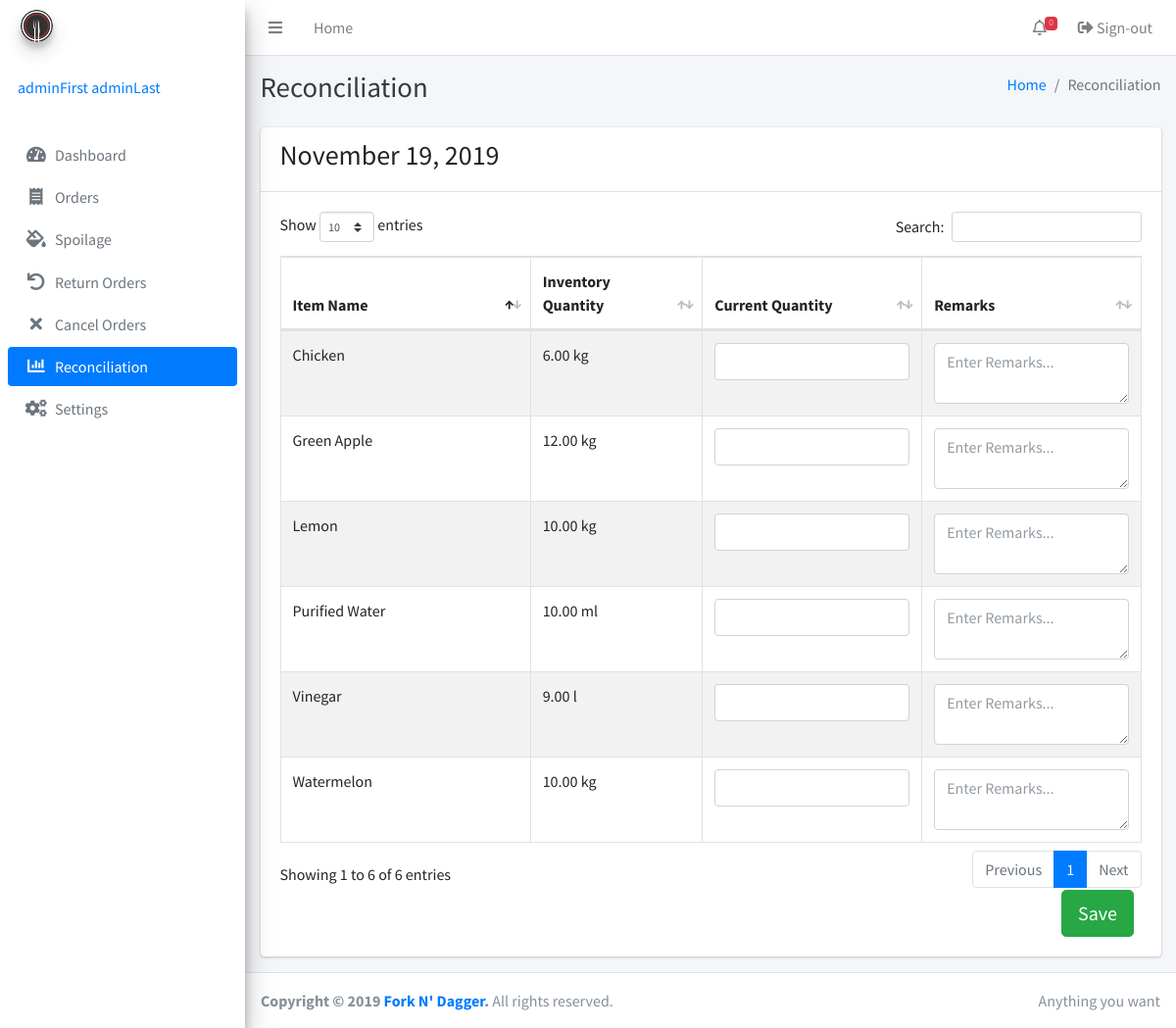
The page /reconciliation.php (signed in) on the database as committed earlier.
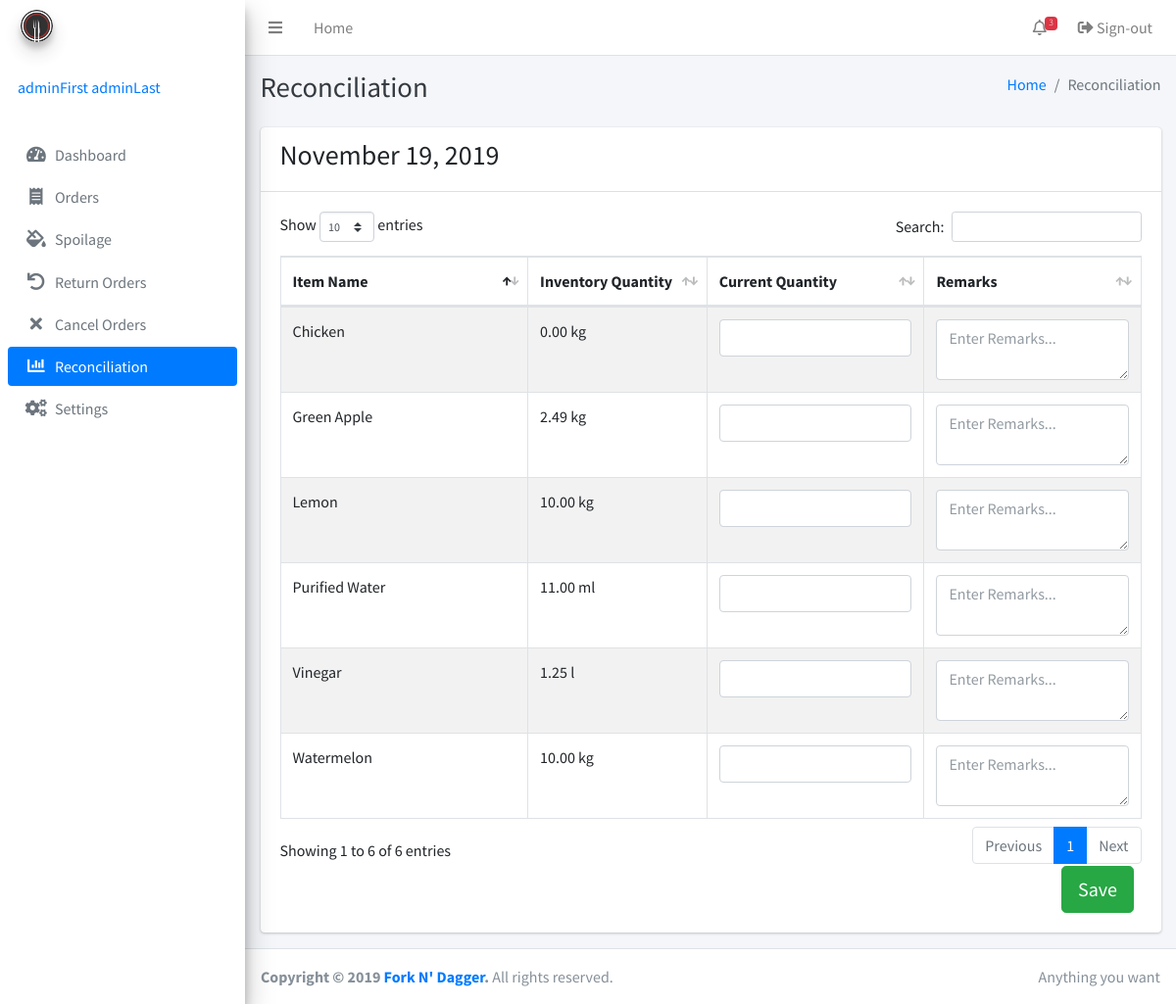
The same page on the database as committed later.
### tables this page shows
CREATE TABLE IF NOT EXISTS `inventory` (
  `id` bigint(255) NOT NULL AUTO_INCREMENT,
  `itemname` varchar(255) NOT NULL,
  `description` varchar(255) NOT NULL,
  `quantity` decimal(65,2) UNSIGNED NOT NULL,
  `lowquantity` decimal(65,2) DEFAULT NULL,
  `categoryID` int(255) DEFAULT NULL,
  `unitID` int(255) DEFAULT NULL,
  `timestamp` timestamp(6) NOT NULL,
  `adminID` int(255) NOT NULL,
  PRIMARY KEY (`id`)
);

CREATE TABLE IF NOT EXISTS `uom` (
  `id` bigint(255) NOT NULL AUTO_INCREMENT,
  `uomname` varchar(255) NOT NULL,
  PRIMARY KEY (`id`),
  UNIQUE KEY `name` (`uomname`)
);

### inc/session.php (called while the page is built, shortened)
<?php
	include 'inc/conn.php';;
	if(isset($_SESSION['admin'])){
		$query = $conn -> prepare("SELECT * FROM admins WHERE id = ? ");
		$query -> bind_param("s", $variable);
		$query -> execute();
		$result = $query->get_result();
		$user = mysqli_fetch_assoc($result);
		$role = $user['role'];
	}
	else{
		header('location: home.php');
		exit();
	}
?>

### reconciliation.php (the view, shortened to what the changed rows need)
<?php include 'inc/session.php'; ?>
<?php include 'inc/header.php'; ?>
<body class="hold-transition sidebar-mini">
<div class="wrapper">
<?php
include 'inc/navbar.php'; ?>
  <div class="content-wrapper">
    <div class="content-header">
      <div class="container-fluid">
        <div class="row mb-2">
          <div class="col-sm-6">
            <h1 class="m-0 text-dark">Reconciliation</h1>
          </div>
        </div>
      </div>
    </div>
    <div class="content">
      <div class="container-fluid">
        <?php if ($role == 'Super User'): ?>
        <div class="row">
          <div class="col-12">
                        <div class="card card-primary card-outline card-outline-tabs">
              <div class="card-header p-0 border-bottom-0">
                <ul class="nav nav-tabs" id="custom-tabs-three-tab" role="tablist">
                  <li class="nav-item">
                    <a class="nav-link active" id="custom-tabs-three-home-tab" data-toggle="pill" href="#custom-tabs-three-home" role="tab" aria-controls="custom-tabs-three-home" aria-selected="true">Today</a>
                  </li>
                  <li class="nav-item">
                    <a class="nav-link" id="custom-tabs-three-profile-tab" data-toggle="pill" href="#custom-tabs-three-profile" role="tab" aria-controls="custom-tabs-three-profile" aria-selected="false">History</a>
                  </li>
                </ul>
              </div>
              <div class="card-body">
                <div class="tab-content" id="custom-tabs-three-tabContent">
                  <div class="tab-pane fade show active" id="custom-tabs-three-home" role="tabpanel" aria-labelledby="custom-tabs-three-home-tab">
                    <form role="form" action="reconciliation.php" method="POST">
                    <table class="table table-bordered table-striped display">
                    <thead>
                    <tr>
                      <th width="120">Item Name</th>
                      <th width="20">Inventory Quantity</th>
                      <th width="100">Current Quantity</th>
                      <th width="100">Remarks</th>
                    </tr>
                    </thead>
                    <tbody>
                    <?php
                    $result3 = mysqli_query($conn, "SELECT * FROM inventory join uom on inventory.unitID = uom.id");
                    while ($row = mysqli_fetch_array($result3)) {
                          ?>
                    <tr>
                      <td><input type="hidden" name="inventoryID[]" value="<?php echo $row['id'];?>"><?php echo ucwords($row['itemname']);?></td>
                      <td><?php echo $row['quantity'];?> <?php echo $row['uomname'];?></td>
                      <td><input type="number" step="0.01" class="form-control" name="quantity[]"></td>
                      <td><textarea class="form-control" rows="2" placeholder="Enter Remarks..." name="remarks[]"></textarea></td>
                    </tr>
                    <?php   } ?>
                    </tbody>
                  </table>
                  <div class="col-12 text-right">
                    <button type="button" class="btn btn-success btn-lg" data-toggle="modal" data-target="#recon">Save</button>
                  </div>
                  </div>
                  <div class="tab-pane fade" id="custom-tabs-three-profile" role="tabpanel" aria-labelledby="custom-tabs-three-profile-tab">
                     <table class="table table-bordered table-striped display">
                    <thead>
                    <tr>
                      <th width="120">Date</th>
                      <th width="120">Last Updated</th>
                      <th width="120">Updated By</th>
                      <th width="100">Action</th>
                    </tr>
                    </thead>
                    <tbody>
                    <?php
                    $result3 = mysqli_query($conn, "SELECT *, reconciliation.id as reconID FROM reconciliation join admins on reconciliation.adminID = admins.id group by date order by date");
                    while ($row = mysqli_fetch_array($result3)) {
                          ?>
                    <tr>
                      <td><?php echo date("F d, Y", strtotime($row['date']));?></td>
                      <td><?php echo date("F d, Y H:i", strtotime($row['timestamp']));?></td>
                      <td><?php echo ucfirst($row['lastname']);?>, <?php echo ucfirst($row['firstname']);?></td>
                      <td><a data-toggle="modal" data-target='#view<?php echo $row['reconID']; ?>' class="btn btn-info btn-sm m-0">View</a></td>
                  </tr>
                  <div class="modal fade" id="view<?php echo $row['reconID']; ?>">
                    <div class="modal-dialog">
                      <div class="modal-content">
                        <div class="modal-header">
                          <h4 class="modal-title"><?php echo date("F d, Y", strtotime($row['date']));?></h4>
                          <button type="button" class="close" data-dismiss="modal" aria-label="Close">
                            <span aria-hidden="true">&times;</span>
                          </button>
                        </div>
                        <div class="modal-body">
                            <div class="card-body">
                              <dl>
                                <?php
                                  $result4 = mysqli_query($conn, "SELECT * FROM reconciliation join inventory on reconciliation.inventoryID = inventory.id join uom on inventory.unitID = uom.id where reconciliation.date = '".$row['date']."'");
                                  while ($row1 = mysqli_fetch_array($result4)) { ?>
                                <dt><?php echo ucwords($row1['itemname']);?></dt>
                                <dd>Counted: <?php echo $row1['current'];?> <?php echo $row1['uomname'];?> - <?php echo ucfirst($row1['remarks']);?></dd>
                                  <?php   } ?>
                              </dl>
                            </div>
                        </div>
                        <div class="modal-footer justify-content-between">
                          <button type="button" class="btn btn-default" data-dismiss="modal">Close</button>
                        </div>
                      </div>
                    </div>
                  </div>
                    <?php   } ?>
                    </tbody>
                  </table>
                  <div class="col-12 text-right">
                    <button type="button" class="btn btn-success btn-lg" data-toggle="modal" data-target="#view">Save</button>
                  </div>
                  </div>
                </div>
              </div>
            </div>
          </div>
        </div>
      </div>
        <div class="modal fade" id="recon">
          <div class="modal-dialog">
            <div class="modal-content">
              <div class="modal-header">
                <h4 class="modal-title">Are you sure to Save?</h4>
                <input class="form-check-input" type="hidden" name="adminid" id="adminid" value="<?php echo $user['id'];?>" style="visibility: hidden;">
                <button type="button" class="close" data-dismiss="modal" aria-label="Close">
                  <span aria-hidden="true">&times;</span>
                </button>
              </div>
              <div class="modal-body">
              </div>
              <div class="modal-footer justify-content-between">
                <button type="button" class="btn btn-default" data-dismiss="modal">Close</button>
                <button type="submit" class="btn btn-primary" name="submit">Confirm</button>
              </form>
              </div>
            </div>
          </div>
        </div>
        <?php else: ?>
        <div class="row">
          <div class="col-12">
            <div class="card">
              <form role="form" action="reconciliation.php" method="POST">
              <div class="card-body">
                <table class="table table-bordered table-striped display">
                  <thead>
                  <tr>
                    <th width="120">Item Name</th>
                    <th width="20">Inventory Quantity</th>
                    <th width="100">Current Quantity</th>
                    <th width="100">Remarks</th>
                  </tr>
                  </thead>
                  <tbody>
                  <?php
                  $result3 = mysqli_query($conn, "SELECT * FROM inventory join uom on inventory.unitID = uom.id");
                  while ($row = mysqli_fetch_array($result3)) {
                        ?>
                  <tr>
                    <td><input type="hidden" name="inventoryID[]" value="<?php echo $row['id'];?>"><?php echo ucwords($row['itemname']);?></td>
                    <td><?php echo $row['quantity'];?> <?php echo $row['uomname'];?></td>
                    <td><input type="number" step="0.01" class="form-control" name="quantity[]"></td>
                    <td><textarea class="form-control" rows="2" placeholder="Enter Remarks..." name="remarks[]"></textarea></td>
                  </tr>
                  <?php   } ?>
                  </tbody>
                </table>
              </div>
            </div>
          </div>
        </div>
      </div>
        <?php endif ?>
    </div>
  </div>
</div>
</body>
</html>

### inc/navbar.php (shortened to what the changed rows need)
<nav class="main-header navbar navbar-expand navbar-white navbar-light">
  <ul class="navbar-nav ml-auto">
    <li class="nav-item dropdown">
      <a class="nav-link" data-toggle="dropdown" href="#">
        <i class="far fa-bell"></i>
      <?php
      $result3 = mysqli_query($conn, "SELECT count(*) as counted FROM inventory where lowquantity >= quantity or quantity = 0");
       $row1 = mysqli_fetch_assoc($result3);
       $counted = $row1['counted'];
       echo '<span class="badge badge-danger navbar-badge">'.$counted.'</span>';
      ?>
      </a>
    </li>
  </ul>
</nav>

Rows that differ between the two databases and show on the page:
changed inventory "Green Apple": quantity "12.00" → "2.49"
changed inventory "Chicken": quantity "6.00" → "0.00"
changed inventory "Vinegar": quantity "9.00" → "1.25"
changed inventory "Purified Water": quantity "10.00" → "11.00"
Other text that changed with them:
$counted: "0" → "3"
